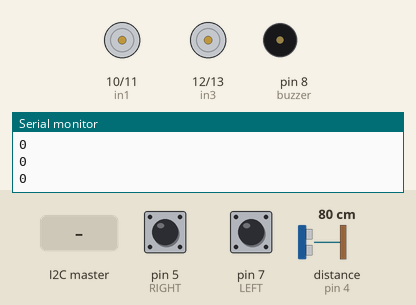
Recording of a sketch running on a simulated Arduino Uno, built with avr-gcc and run on an emulated ATmega328P. Parts: motor-driver pin pairs drawn as motors (green arrow = first pin HIGH = forward, orange = second pin HIGH = backward, longer = more drive, scaled by the enable pin), buzzer (waves = sounding), the last lines printed to the serial monitor. Inputs (shaded band) come from the test bench; at power-on: distance to the obstacle (sensor on pin 4) 80 cm, pin 5 (RIGHT) LOW, pin 7 (LEFT) LOW. The echo pulse lasts 58.3 µs per cm.

Above: at 1.2 s.
1.3 s: the I2C master sends the byte 1
At 1.4 s:
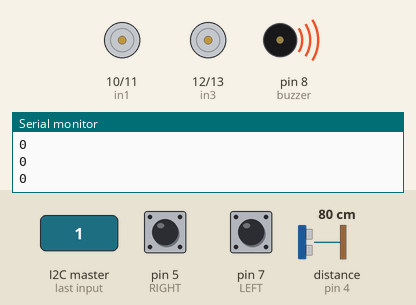
3.2 s: distance to the obstacle (sensor on pin 4) set to 36 cm
4.7 s: distance to the obstacle (sensor on pin 4) set to 28 cm
At 5.9 s:
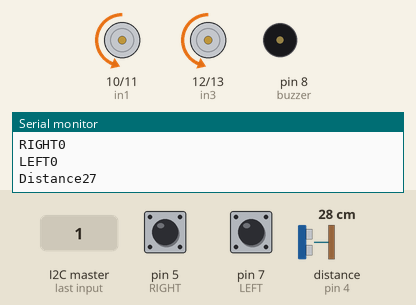
6.2 s: pin 5 (RIGHT) pulled HIGH for 0.15 s
At 6.31 s:
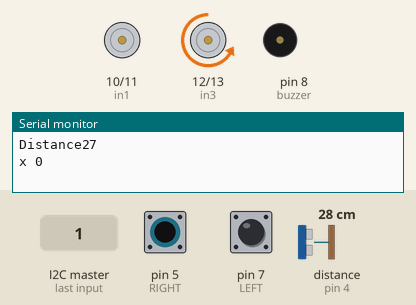
7.8 s: pin 7 (LEFT) pulled HIGH for 0.15 s
At 7.91 s:
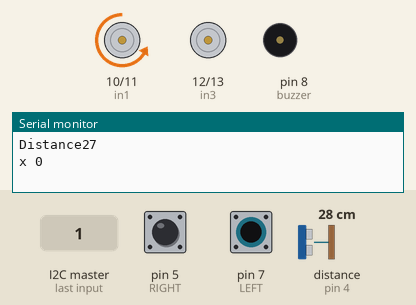
9.4 s: distance to the obstacle (sensor on pin 4) set to 15 cm
12.4 s: distance to the obstacle (sensor on pin 4) set to 12 cm
At 13.8 s:
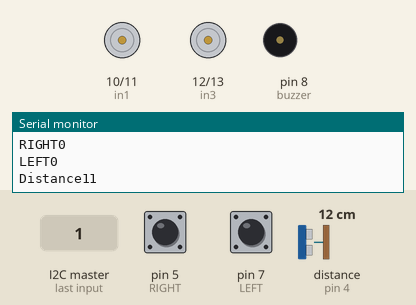
Timing chart, 0 to 14.9 s (numbered marks = the images above; inputs shaded):
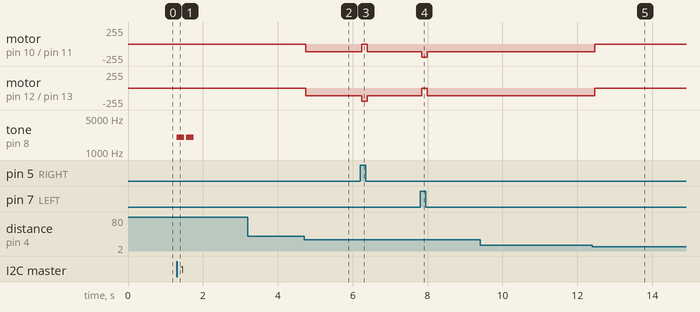

The sketch:

Follower_slave.ino
```cpp
#include <Wire.h>

#define echoPin 4
#define trigPin 3
#define RIGHT 5
#define LEFT 7
#define buzzer 8
#define sharp A3
#define limit 2

int x = 0;
int y = 0;
long duration;
int distance;

int in1 = 10;
int in2 = 11;
int in3 = 12;
int in4 = 13;
int ena = 9;
int enb = 6;

void receiveEvent(int bytes) {
  while (1 < Wire.available()) { // loop through all but the last
    char c = Wire.read(); // receive byte as a character
    Serial.print(c);         // print the character
  }
  x = Wire.read();    // receive byte as an integer
  delay(10);
}


void dir(int choice){ //3forward 1back 4left 5right  2stop
  int power_1_3 = 200;
  int power_4_5 = 115;

  if (choice == 1){ //back
    analogWrite(ena, power_4_5);
    digitalWrite(in1, HIGH);
    digitalWrite(in2, LOW);
    analogWrite(enb, power_4_5);
    digitalWrite(in3, HIGH);
    digitalWrite(in4, LOW);
  }

  else if (choice == 2){ //stop
    digitalWrite(in1, LOW);
    digitalWrite(in2, LOW);
    digitalWrite(in3, LOW);
    digitalWrite(in4, LOW);
  }

  else if (choice == 3){ ///forward
    analogWrite(ena, power_4_5);
    digitalWrite(in3, LOW);
    digitalWrite(in4, HIGH);
    analogWrite(enb, power_4_5);
    digitalWrite(in1, LOW);
    digitalWrite(in2, HIGH);
  }

  else if (choice == 4){//left sharp
    analogWrite(ena, power_1_3);
    digitalWrite(in3, LOW);
    digitalWrite(in4, HIGH);
    analogWrite(enb, power_1_3);
    digitalWrite(in1, HIGH);
    digitalWrite(in2, LOW);
  }

  else if (choice == 5){//right sharp
    analogWrite(ena, power_1_3);
    digitalWrite(in1, LOW);
    digitalWrite(in2, HIGH);
    analogWrite(enb, power_1_3);
    digitalWrite(in3, HIGH);
    digitalWrite(in4, LOW);
  }

  else if (choice == 6){//left
    analogWrite(ena, 0);
    digitalWrite(in3, LOW);
    digitalWrite(in4, HIGH);
    analogWrite(enb, 200);
    digitalWrite(in1, LOW);
    digitalWrite(in2, HIGH);
  }

  else if (choice == 7){//right
    analogWrite(ena, 200);
    digitalWrite(in3, LOW);
    digitalWrite(in4, HIGH);
    analogWrite(enb, 0);
    digitalWrite(in1, LOW);
    digitalWrite(in2, HIGH);
  }
}

void setup() {
  pinMode(ena, OUTPUT);
  pinMode(in1, OUTPUT);
  pinMode(in2, OUTPUT);
  pinMode(in3, OUTPUT);
  pinMode(in4, OUTPUT);
  pinMode(ena, INPUT);
  pinMode(enb, INPUT);

  pinMode(buzzer, OUTPUT);

  Wire.begin(9); // Start the I2C Bus as Slave on address 9
  Wire.onReceive(receiveEvent); // Attach a function to trigger when some data is received.

  pinMode(trigPin, OUTPUT); // Sets the trigPin as an OUTPUT
  pinMode(echoPin, INPUT); // Sets the echoPin as an INPUT

  pinMode(limit, INPUT);
  Serial.begin(9600); // // Serial Communication is starting with 9600 of baudrate speed
}


void loop() {
    Serial.println(x);
    if (x == 1) {
    tone(buzzer, 2000); // Send 1KHz sound signal...
    delay(200);        // ...for 1 sec
    noTone(buzzer);     // Stop sound...
    delay(50);        // ...for 1sec
    tone(buzzer, 2000); // Send 1KHz sound signal...
    delay(200);        // ...for 1 sec
    noTone(buzzer);     // Stop sound...
    Serial.println("Access");
    x = 0;

    while(1){
      if (x == 1) {
        tone(buzzer, 2000); // Send 1KHz sound signal...
        delay(200);        // ...for 1 sec
        noTone(buzzer);     // Stop sound...
        delay(50);        // ...for 1sec
        tone(buzzer, 2000); // Send 1KHz sound signal...
        delay(200);        // ...for 1 sec
        noTone(buzzer);     // Stop sound...
        delay(2000);
        x = 0;
        dir(2);
        break;
      }
      x = 0;
      digitalWrite(trigPin, LOW);
      delayMicroseconds(2);
      digitalWrite(trigPin, HIGH);
      delayMicroseconds(10);
      digitalWrite(trigPin, LOW);
      duration = pulseIn(echoPin, HIGH);
      distance = duration * 0.034 / 2;

      int Right_Value = digitalRead(RIGHT);
      int Left_Value = digitalRead(LEFT);
      Serial.print("RIGHT");
      Serial.println(Right_Value);
      Serial.print("LEFT");
      Serial.println(Left_Value);

      Serial.print("Distance");
      Serial.println(distance);

      Serial.print("x ");
      Serial.println(x);
      Serial.println(" ");

/*      rate = abs(distance - prev_distance);

      if (rate > 65 && (Right_Value == Left_Value)){
          dir(2);
          tone(buzzer, 1000); // Send 1KHz sound signal...
          delay(1000);        // ...for 1 sec
          noTone(buzzer);     // Stop sound...
          delay(500);        // ...for 1sec
          tone(buzzer, 1000); // Send 1KHz sound signal...
          delay(1000);        // ...for 1 sec
          noTone(buzzer);     // Stop sound...
          delay(500);        // ...for 1sec
          tone(buzzer, 1000); // Send 1KHz sound signal...
          delay(1000);        // ...for 1 sec
          noTone(buzzer);     // Stop sound...
          break;
      }
*/


      if(distance>=13 && distance<=30){ //forward
        if(Right_Value == Left_Value){
          dir(3);
        }

        else if((Right_Value > Left_Value) && x == 0){
          dir(6);
        }

        else if((Right_Value < Left_Value) && x == 0){
          dir(7);
        }
      }


      else if((distance >= 5 && distance < 13) || (distance >30 && distance <= 50)) { //stop
        if((Right_Value==0) && (Left_Value==1) && (x != 2)) { //right
          dir(5);
        }

        else if ((Right_Value==1)&&(Left_Value==0) && (x != 3)) { //left
          dir(4);
        }

        else if ((Right_Value==0)&&(Left_Value==1) && (x ==2)){
          dir(2);
        }

        else if ((Right_Value==1)&&(Left_Value==0) && (x ==3)){
          dir(2);
        }
        else{
         dir(2);
        }
      }

      else if(distance < 5) { //back
        if (digitalRead(limit) == HIGH){dir(2);}
        else {dir(1);}
      }
      else if(distance == 0){
        dir(2);
      }
      else if(distance >50){
        if((Right_Value==0) && (Left_Value==1) && (x == 0 || x != 2)) { //right
          dir(5);
        }

        else if ((Right_Value==1)&&(Left_Value==0) && (x == 0 || x != 3)) { //left
          dir(4);
        }

        else if ((Right_Value==1)&&(Left_Value==1) && (x ==2)){
          dir(3);
          delay(1400);
          dir(5);
          delay(1000);
        }

        else if ((Right_Value==1)&&(Left_Value==1) && (x ==3)){
          dir(3);
          delay(1400);
          dir(4);
          delay(1000);
        }
        else if ((Right_Value == 1 && Left_Value == 1) && (x==0)){
          dir(2);
          tone(buzzer, 1000);
          delay(500);
          noTone(buzzer);
          delay(500);
          tone(buzzer, 1000);
          delay(500);
          noTone(buzzer);
          delay(500);
          tone(buzzer, 1000);
          delay(500);
          noTone(buzzer);
          break;
        }

      }


      /*else if(distance >60 && x != 0){
        if ((Right_Value==0) && (Left_Value==1) && x == 3) { //right
          y = 3;
          dir(3);
        }

        else if((Right_Value==1) && (Left_Value==0) && x == 2){ //left
          y = 2;
          dir(3);
        }
        else if (Right_Value == Left_Value && x == 0){
        dir(2);
        tone(buzzer, 1000); // Send 1KHz sound signal...
        delay(1000);        // ...for 1 sec
        noTone(buzzer);     // Stop sound...
        delay(500);        // ...for 1sec
        tone(buzzer, 1000); // Send 1KHz sound signal...
        delay(1000);        // ...for 1 sec
        noTone(buzzer);     // Stop sound...
        delay(500);        // ...for 1sec
        tone(buzzer, 1000); // Send 1KHz sound signal...
        delay(1000);        // ...for 1 sec
        noTone(buzzer);     // Stop sound...
        break;
        }
      }
        else if(distance >60 && x == 0){
          if (y == 3){dir(5);delay(1000);y = 0;}
          else if (y == 2){dir(4);delay(1000);y = 0;}
          else{dir(2);}
        }
*/
      }
    }
 }
```

Measured:
- the behaviour switches between 32 and 31 cm on distance to the obstacle (sensor on pin 4) (found by bisection; images 1 and 2)
- the behaviour switches between 14 and 13 cm on distance to the obstacle (sensor on pin 4) (found by bisection; images 4 and 5)
- after the input at 1.3 s, tone on pin 8 (buzzer): alternates 2000 Hz for 0.20 s and silent for 0.05 s, 4 changes in all, then stays silent, starting at once
- after the input at 4.7 s, motor on pin 10 (in1) / pin 11 (in2), motor on pin 12 (in3) / pin 13 (in4): stopped → backward 115/255 after 0.05 s
- after the input at 6.2 s, motor on pin 10 (in1) / pin 11 (in2): backward 115/255 → stopped at once, → backward 115/255 0.15 s later; motor on pin 12 (in3) / pin 13 (in4): backward 115/255 → backward 200/255 at once, → backward 115/255 0.15 s later
- after the input at 7.8 s, motor on pin 10 (in1) / pin 11 (in2): backward 115/255 → backward 200/255 after 0.05 s, → backward 115/255 0.15 s later; motor on pin 12 (in3) / pin 13 (in4): backward 115/255 → stopped after 0.05 s, → backward 115/255 0.15 s later
- after the input at 12.4 s, motor on pin 10 (in1) / pin 11 (in2), motor on pin 12 (in3) / pin 13 (in4): backward 115/255 → stopped after 0.07 s
